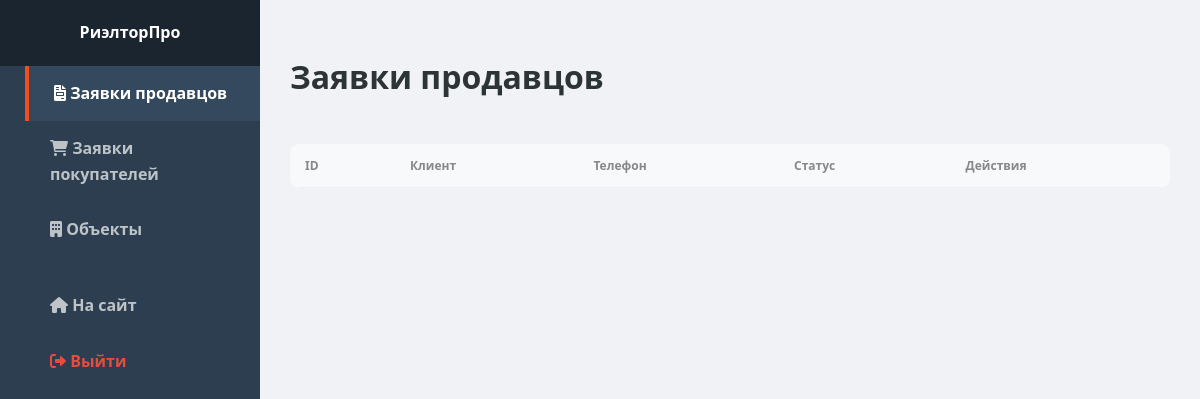
The page /admin.php (signed in) on the database as committed earlier.
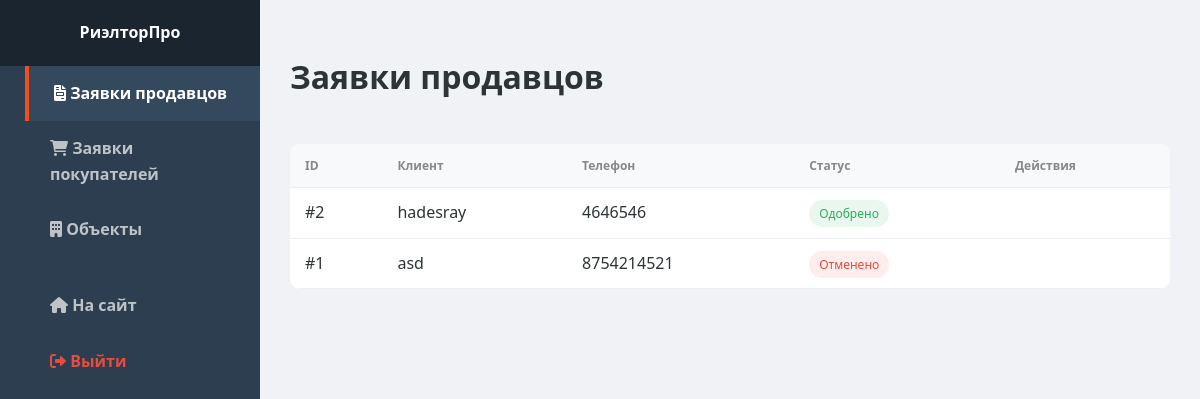
The same page on the database as committed later.
### tables this page shows
CREATE TABLE IF NOT EXISTS `seller_requests` (
  `id` int(11) NOT NULL AUTO_INCREMENT,
  `full_name` varchar(255) NOT NULL,
  `phone` varchar(50) NOT NULL,
  `property_address` text NOT NULL,
  `expected_price` varchar(100) DEFAULT NULL,
  `created_at` timestamp NOT NULL DEFAULT current_timestamp(),
  `status` varchar(50) DEFAULT 'В обработке',
  PRIMARY KEY (`id`)
);

### admin.php (the view, shortened to what this page needs)
<?php
require_once 'db.php';
$view = $_GET['view'] ?? 'sellers';
if ($view === 'buyers') {
    $stmt = $pdo->query("SELECT pr.*, p.title as property_name FROM property_requests pr JOIN properties p ON pr.property_id = p.id ORDER BY pr.created_at DESC");
    $data = $stmt->fetchAll();
} elseif ($view === 'properties') {
    $stmt = $pdo->query("SELECT * FROM properties ORDER BY created_at DESC");
    $data = $stmt->fetchAll();
} else {
    $stmt = $pdo->query("SELECT * FROM seller_requests ORDER BY created_at DESC");
    $data = $stmt->fetchAll();
}
?>
<!DOCTYPE html>
<html lang="ru">
<head>
    <link rel="stylesheet" href="https://cdnjs.cloudflare.com/ajax/libs/font-awesome/6.0.0/css/all.min.css">
    <link rel="stylesheet" href="style/style.css">
</head>
<body>
<aside class="sidebar">
    <div class="sidebar-header">РиэлторПро</div>
    <nav class="sidebar-menu">
        <a href="admin.php?view=sellers" class="<?= $view === 'sellers' ? 'active' : '' ?>"><i class="fas fa-file-invoice"></i> Заявки продавцов</a>
        <a href="admin.php?view=buyers" class="<?= $view === 'buyers' ? 'active' : '' ?>"><i class="fas fa-shopping-cart"></i> Заявки покупателей</a>
        <a href="admin.php?view=properties" class="<?= $view === 'properties' ? 'active' : '' ?>"><i class="fas fa-building"></i> Объекты</a>
        <a href="index.php" style="margin-top:20px;"><i class="fas fa-home"></i> На сайт</a>
        <a href="logout.php" style="color:#e74c3c;"><i class="fas fa-sign-out-alt"></i> Выйти</a>
    </nav>
</aside>
<main class="admin-main">
    <div style="display:flex; justify-content:space-between; margin-bottom:20px;">
        <h1>
            <?php
                if($view === 'properties') echo "Управление объектами";
                elseif($view === 'buyers') echo "Заявки покупателей";
                else echo "Заявки продавцов";
            ?>
        </h1>
    </div>
    <table class="admin-table">
        <?php if($view === 'properties'): ?>
            <thead>
                <tr>
                    <th>Фото</th>
                    <th>Название</th>
                    <th>Цена</th>
                    <th>Район</th>
                    <th>Характеристики</th>
                    <th>Дата</th>
                </tr>
            </thead>
            <tbody>
                <?php foreach ($data as $item): ?>
                <tr>
                    <td><img src="img/objects/<?= $item['image_url'] ?>" class="img-preview"></td>
                    <td><strong><?= htmlspecialchars($item['title']) ?></strong></td>
                    <td><?= number_format($item['price'], 0, '', ' ') ?> ₽</td>
                    <td><?= $item['district'] ?></td>
                    <td><?= $item['rooms'] ?>к, <?= $item['area'] ?>м², <?= $item['floor'] ?> эт.</td>
                    <td><?= date('d.m.Y', strtotime($item['created_at'])) ?></td>
                </tr>
                <?php endforeach; ?>
            </tbody>
        <?php else: ?>
            <thead>
                <tr>
                    <th>ID</th>
                    <th>Клиент</th>
                    <th>Телефон</th>
                    <th>Статус</th>
                    <th>Действия</th>
                </tr>
            </thead>
            <tbody>
                <?php foreach ($data as $row): ?>
                <tr>
                    <td>#<?= $row['id'] ?></td>
                    <td><?= htmlspecialchars($row['full_name'] ?? $row['user_name']) ?></td>
                    <td><?= $row['phone'] ?></td>
                    <td><span class="status-badge status-<?= ($row['status'] === 'Одобрено' ? 'approved' : ($row['status'] === 'Отменено' ? 'rejected' : 'processing')) ?>"><?= $row['status'] ?></span></td>
                    <td>
                    </td>
                </tr>
                <?php endforeach; ?>
            </tbody>
        <?php endif; ?>
    </table>
</main>
</body>
</html>

### style/style.css (style rules this page uses)
:root { --primary-color: #1a2a6c; --accent-color: #f24e1e; --text-dark: #2d3436; --bg-light: #f8f9fa; --white: #ffffff; --transition: 0.3s ease; }
body { font-family: 'Segoe UI', Roboto, Helvetica, Arial, sans-serif; margin: 0; color: var(--text-dark); line-height: 1.6; scroll-behavior: smooth; }
nav a { margin-left: 25px; text-decoration: none; color: var(--text-dark); font-weight: 600; transition: var(--transition); }
.admin-table { width: 100%; border-collapse: collapse; background: white; border-radius: 10px; overflow: hidden; margin-top: 20px; }
.admin-table th, .admin-table td { padding: 15px; text-align: left; border-bottom: 1px solid #eee; }
.admin-table th { background: var(--primary-color); color: white; }

### admin.php (style rules this page uses)
body { display: flex; min-height: 100vh; background: #f0f2f5; margin: 0; }
.sidebar { width: 260px; background: #2c3e50; color: white; position: fixed; height: 100%; }
.sidebar-header { padding: 20px; text-align: center; background: #1a252f; font-weight: bold; }
.sidebar-menu a { display: block; padding: 15px 25px; color: #bdc3c7; text-decoration: none; }
.sidebar-menu a:hover, .sidebar-menu a.active { background: #34495e; color: white; border-left: 4px solid var(--accent-color); }
.admin-main { margin-left: 260px; flex-grow: 1; padding: 30px; }
.status-badge { padding: 5px 10px; border-radius: 20px; font-size: 12px; }
.status-approved { background: #e9f7ef; color: #27ae60; }
.status-rejected { background: #fdedec; color: #e74c3c; }
.admin-table { width: 100%; background: white; border-collapse: collapse; border-radius: 10px; overflow: hidden; }
.admin-table th, .admin-table td { padding: 12px 15px; border-bottom: 1px solid #eee; text-align: left; }
.admin-table th { background: #f8f9fa; color: #888; font-size: 12px; }

Rows that differ between the two databases and show on the page:
added seller_requests: id "2", full_name "hadesray", phone "4646546", status "Одобрено"
added seller_requests: id "1", full_name "asd", phone "8754214521", status "Отменено"
